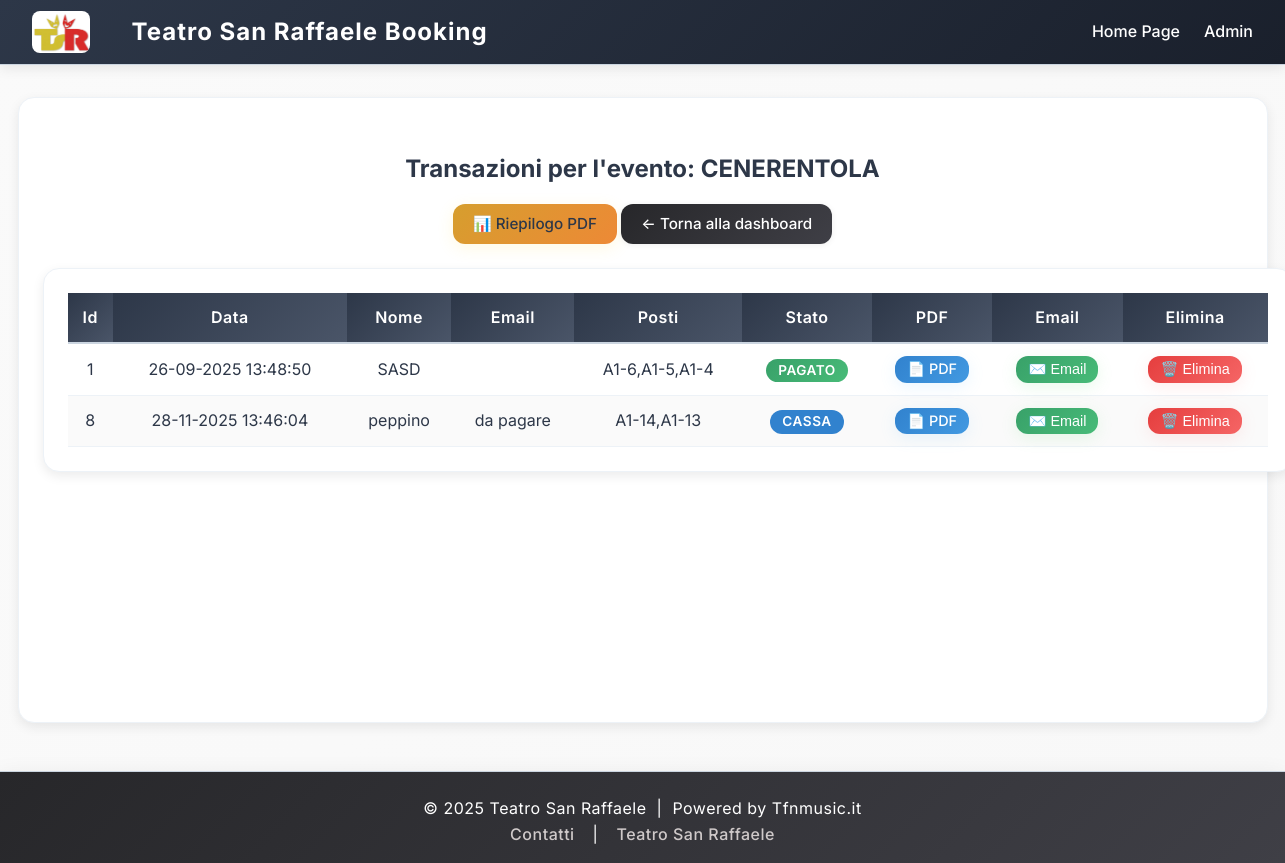
The page /event/1/transactions (signed in) on the database as committed earlier.
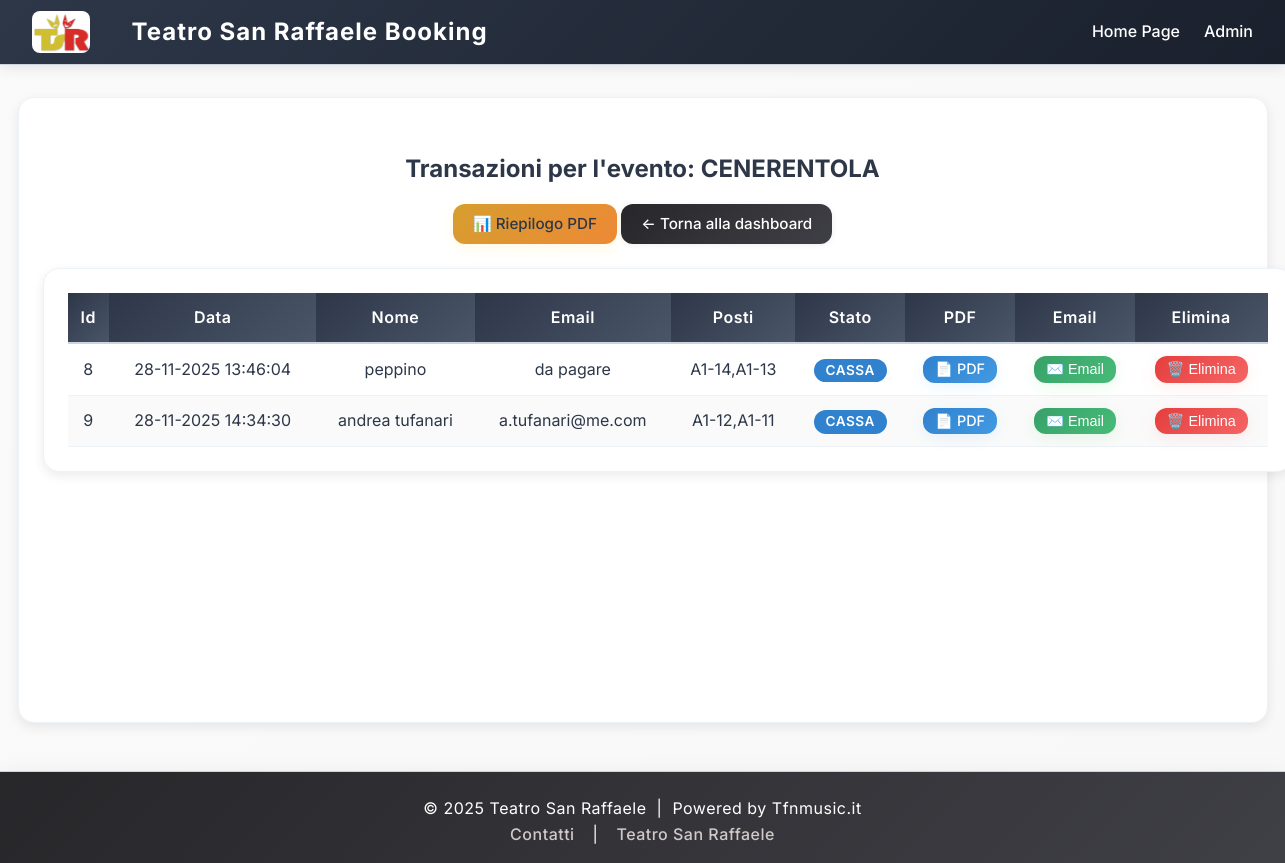
The same page on the database as committed later.
### tables this page shows
CREATE TABLE bookings (
    id INTEGER PRIMARY KEY AUTOINCREMENT,
    event_id INTEGER NOT NULL,
    name TEXT NOT NULL,
    email TEXT NOT NULL,
    seats TEXT NOT NULL,          -- posti separati da , 
    status REAL DEFAULT 0 , -- 0=libero, 1=pending ,2 = acquistato , 3 = validato
    created_at TEXT NOT NULL,
    FOREIGN KEY(event_id) REFERENCES events(id)
);

### app.py (the view)
@app.route('/event/<int:event_id>/transactions')
@login_required
def event_transactions(event_id):
    event = get_event_by_id(event_id)
    transactions = get_bookings_by_event(event_id)
    return render_template(
        'event_transactions.html',
        event_id=event_id,
        event_title=event['title'] if event else 'Evento sconosciuto',
        transactions=transactions
    )

### app.py (called while the page is built)
@app.context_processor
def inject_now():
    return {'now': datetime.now}

### auth.py (called while the page is built)
def login_required(f):
    @wraps(f)
    def decorated_function(*args, **kwargs):
        if session.get('logged_in') != True:
            return redirect(url_for('admin'))
        return f(*args, **kwargs)
    return decorated_function

### database.py (called while the page is built)
def get_db():
    conn = sqlite3.connect(DB_PATH)
    conn.row_factory = sqlite3.Row
    return conn

def get_event_by_id(event_id):
    conn = get_db()
    event = conn.execute('SELECT * FROM events WHERE id=?', (event_id,)).fetchone()
    conn.close()
    return event

def get_bookings_by_event(event_id, statuses=None):
    conn = get_db()
    if statuses:
        placeholders = ','.join(['?'] * len(statuses))
        bookings = conn.execute(
            f'SELECT seats FROM bookings WHERE event_id=? AND status IN ({placeholders})',
            (event_id, *statuses)
        ).fetchall()
    else:
        bookings = conn.execute(
            'SELECT * FROM bookings WHERE event_id=? ORDER BY created_at DESC',
            (event_id,)
        ).fetchall()
    conn.close()
    return bookings

### templates/event_transactions.html (shortened to what this page needs)
{% extends 'base.html' %}
{% block content %}
<h2 class="text-center mb-3">Transazioni per l'evento: {{ event_title }}</h2>
<div class="text-center mb-4">
    <a href="{{ url_for('generate_event_summary_pdf_route', event_id=event_id) }}" class="btn btn-warning me-2">
        📊 Riepilogo PDF
    </a>
    <a href="{{ url_for('dashboard') }}" class="btn btn-dark">&larr; Torna alla dashboard</a>
</div>
<div class="table-wrapper">
    <table class="table">
        <thead>
            <tr>
                <th>Id</th>
                <th>Data</th>
                <th>Nome</th>
                <th>Email</th>
                <th>Posti</th>
                <th>Stato</th>
                <th>PDF</th>
                <th>Email</th>
                <th>Elimina</th>
            </tr>
        </thead>
        <tbody>
            {% for t in transactions |sort(attribute='id') %}
            <tr>
                <td>{{ t.id }}</td>
                <td>{{ t.created_at }}</td>
                <td>{{ t.name }}</td>
                <td>{{ t.email }}</td>
                <td>{{ t.seats }}</td>
                <td>
                    {% if t.status == 1 %}
                    <span class="badge badge-pending">In attesa</span>
                    {% elif t.status == 2 %}
                    <span class="badge badge-paid">Pagato</span>
                    {% elif t.status == 3 %}
                    <span class="badge badge-validated">Cassa</span>
                    {% else %}
                    <span class="badge badge-unknown">Sconosciuto</span>
                    {% endif %}
                </td>
                <td>
                    {% if t.status in [2,3] %}
                    <a href="{{ url_for('generate_ticket_pdf_route', booking_id=t.id) }}" class="btn btn-info btn-sm"
                        title="Scarica PDF biglietto">
                        📄 PDF
                    </a>
                    {% else %}
                    <span class="text-muted">-</span>
                    {% endif %}
                </td>
                <td>
                    {% if t.status in [2,3] %}
                    <form method="post" action="{{ url_for('resend_ticket', booking_id=t.id) }}" class="d-inline">
                        <button type="submit" class="btn btn-success btn-sm" title="Invia biglietto PDF via email">
                            ✉️ Email
                        </button>
                    </form>
                    {% else %}
                    <span class="text-muted">-</span>
                    {% endif %}
                </td>
                <td>
                    <form method="post" action="{{ url_for('delete_transaction', booking_id=t.id) }}" class="d-inline">
                        <button type="submit" class="btn btn-danger btn-sm"
                            onclick="return confirm('Sei sicuro di voler eliminare questa transazione? I posti verranno liberati.')"
                            title="Elimina transazione">
                            🗑️ Elimina
                        </button>
                    </form>
                </td>
            </tr>
            {% else %}
            <tr>
                <td colspan="9" style="text-align:center; color:#888;">Nessuna transazione trovata per questo evento.
                </td>
            </tr>
            {% endfor %}
        </tbody>
    </table>
</div>
{% endblock %}

Rows that differ between the two databases and show on the page:
removed bookings: id "1", created_at "26-09-2025 13:48:50", name "SASD", seats "A1-6,A1-5,A1-4", status "PAGATO"
added bookings: id "9", created_at "28-11-2025 14:34:30", name "andrea tufanari", email "a.tufanari@me.com", seats "A1-12,A1-11", status "CASSA"
